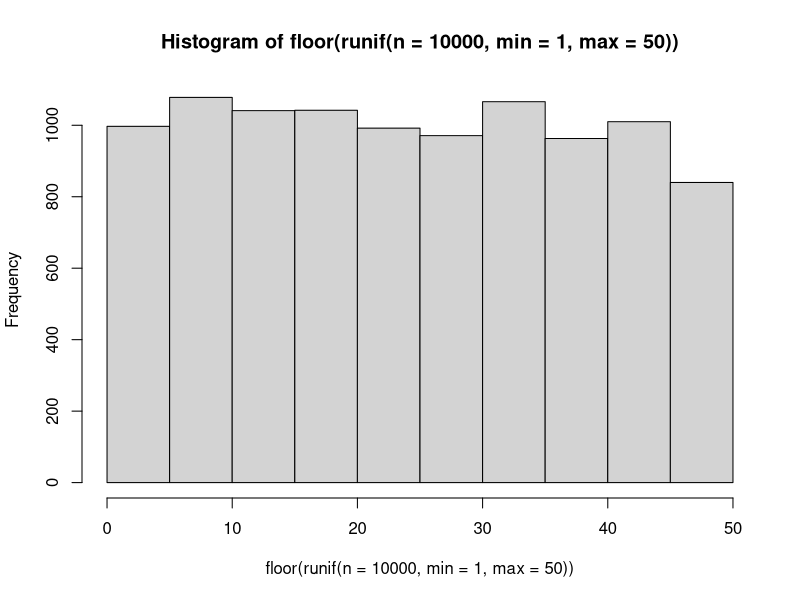
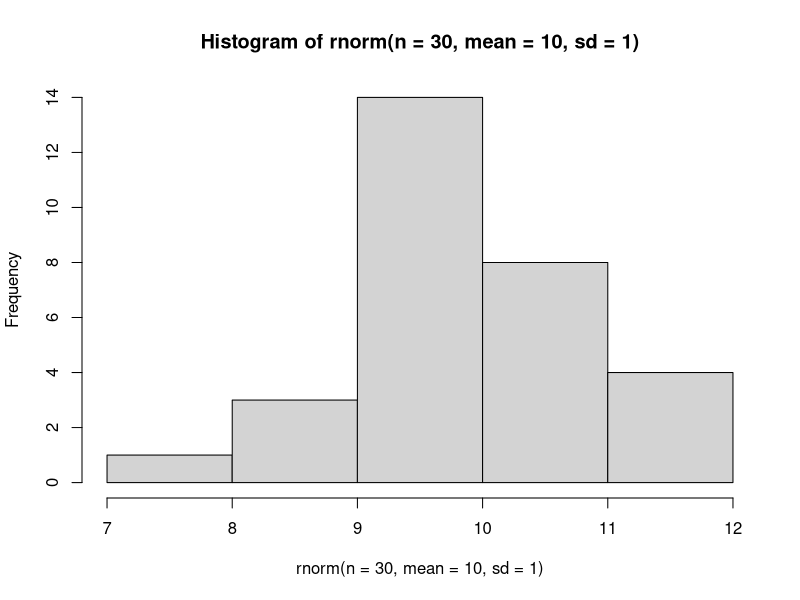
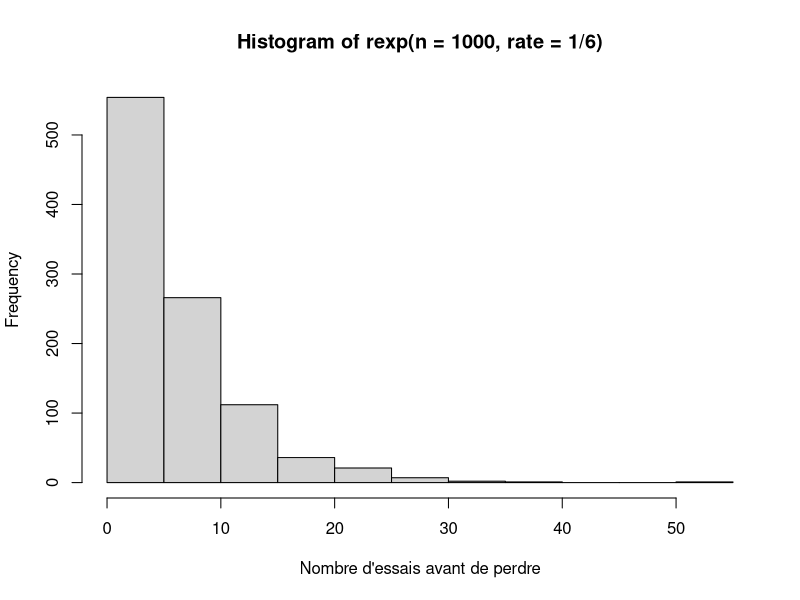
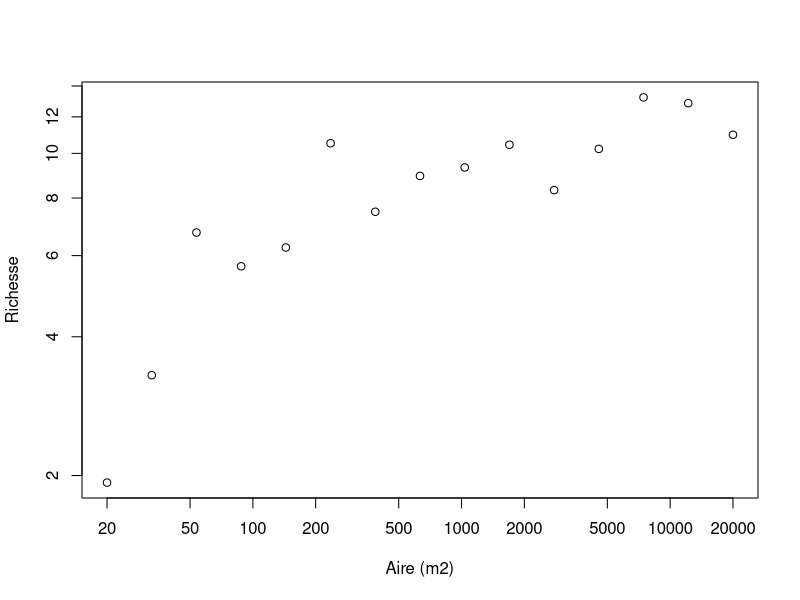
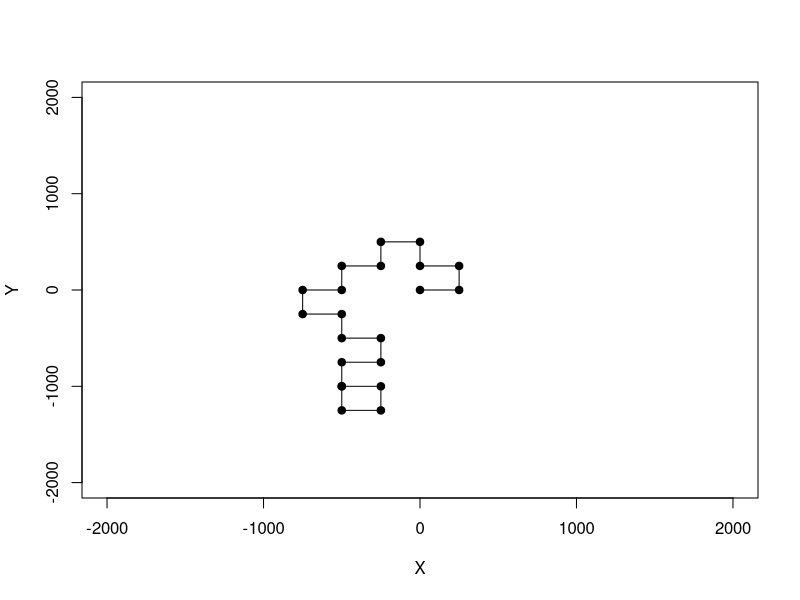
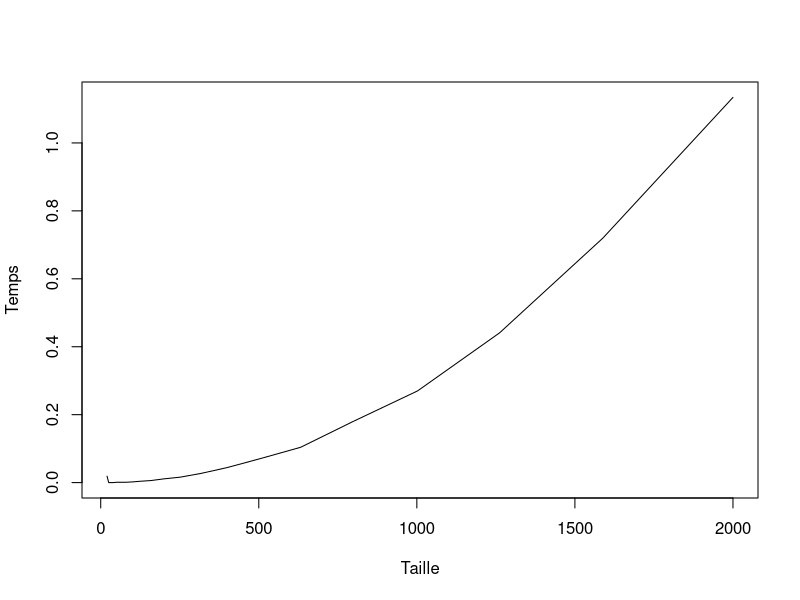

These figures' R source, in order:
## ---- chunk 1
valeurs = c("2", "3", "4", "5", "6", "7", "8", "9", "10", "valet", "reine", "roi", "as")
couleurs = rep(c("pique", "trèfle", "carreau", "coeur"),each = 13)
cartes = paste(valeurs,"-",couleurs)
tirage = function(n, cartes) {
    sample(x = cartes, size = n, replace = FALSE)
}
tirage(3, cartes)
## ---- chunk 2
hist(floor(runif(n = 10000, min = 1, max = 50)))
## ---- chunk 3
hist(rnorm(n = 30, mean = 10, sd = 1))
## ---- chunk 4
rbinom(n = 10, size = 1, prob = 0.5)
## ---- chunk 5
rmultinom(n = 3, size = 1, prob = rep(1/6, 6))
## ---- chunk 6
hist(rexp(n = 1000, rate = 1/6),
xlab = "Nombre d'essais avant de perdre")
## ---- chunk 7
A = 2*10^seq(1, 4, length.out = 15)
c = 3
z = 0.15
S = rnorm(15, mean = c*A^z, sd = 1.5)
plot(A, S, xlab = "Aire (m2)", ylab = "Richesse",
  log = "xy")
## ---- chunk 8
set.seed(1)
p <- 0.55
alea <- runif(n = 1, min = 0, max = 1)
if(alea < p) res = "pile" else res = "face"
res
## ---- chunk 9
nsteps = 20
xy = matrix(0,nr = 21, nc = 2)
xy[1,] = c(0,0)
direction = 0
set.seed(2)
for(step in 2:(nsteps+1)) {
    # Ḑe quel côté tourner ?
    if(runif(1,0,1) < 0.5) {
      # Tourne à droite
      direction = direction + pi/2 
    }
    else {
      # Tourne à gauche  
      direction = direction - pi/2
    }
    # Calcul des nouvelles coordonnées
    xy[step,1] = xy[step-1,1] + sin(direction)*250 
    xy[step,2] = xy[step-1,2] + cos(direction)*250 
}
## ---- chunk 10
plot(xy[,1],xy[,2], type = "l", xlim = c(-2000,2000),ylim = c(-2000,2000),
    xlab = "X", ylab = "Y")
points(xy[,1],xy[,2],pch = 19)
## ---- chunk 11
etats <- c("A", "B", "C", "D", "E")
p = c(0.1, 0.5, 0.2, 0.05, 0.15)
sum(p)

# On utilise cumsum pour calculer la probabilité cumulative
cump <- cumsum(p)
cump
## ---- chunk 12
alea <- runif(1,0,1)
alea
n_etats <- 5; i = 1; plus_petit = FALSE
while(plus_petit == FALSE) {
    if(alea < cump[i]) {
        decision = etats[i]
        plus_petit = TRUE
    }
    else {
        i = i + 1
    }
}
decision
## ---- chunk 13
tirage <- function(p) {
    etats <- c("A", "B", "C", "D", "E")
    res <- rmultinom(n=1,size=1,prob=p)
    etats[which(res==1)]
}
tirage(p)
## ---- chunk 14
tri <- function(x){
	# Calcul de la dimension du vecteur
	taille = length(x)
	ordre = "NON"
	# Boucle qui tourne jusqu'à ce que tout soit en ordre
	while(ordre == "NON") {
		ordre = "OUI"
		# Boucle qui passe tous les éléments en paires
		for(i in 1:(taille-1)) {
			if(x[i+1] < x[i]) {
				# Inversion des deux lettres
				x[c(i,i+1)] = x[c(i+1,i)]
				# Comme un changement a été fait, l'ordre
				# n'est pas encore garanti
				ordre = "NON"
			}
		}
	}
	return(x)
}
## ---- chunk 15
x = runif(1000)
system.time(sort(x))
system.time(tri(x))

## ---- chunk 16
n = 2*10^seq(1,3,0.1)
res = numeric(length(n))
for(i in 1:length(res)) {
	x = runif(n[i])
	res[i] = system.time(tri(x))[3]
}
plot(n,res, type = "l", xlab = "Taille", ylab = "Temps")
## ---- chunk 17
f1 <- function(x) {
	taille <- length(x)
	x2 <- numeric(taille)
	for(i in 1:taille) if(x[i] < 0.5) x2[i] <- 1
}
f2 <- function(x) {
	x2 <- x*0
	x2[x<0.5] <- 1
}
## ---- chunk 18
x = runif(1000000)
system.time(f1(x))
system.time(f2(x))
## ---- chunk 19
f1 <- function(x) {
	res <- numeric(ncol(x))
	for(j in 1:ncol(x)) {
		for(i in 1:nrow(x)){
			res[x] = res[j] + x[i,j]
		}
	}
}
X = matrix(runif(100*100),nr=100,nc=100)
## ---- chunk 20
system.time(rowSums(X))
system.time(apply(X,2,sum))
system.time(f1(X))
